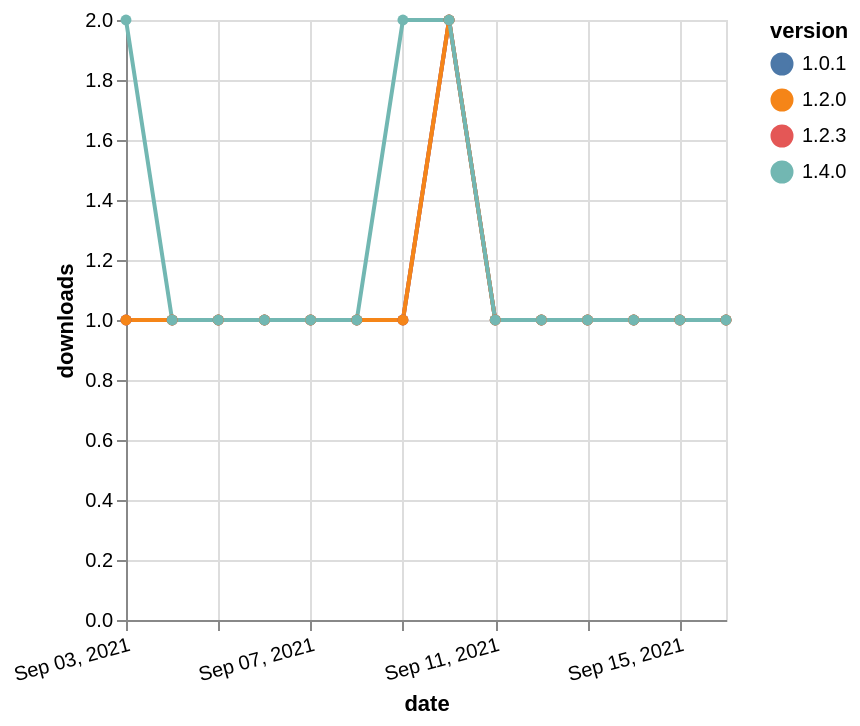

Write a Vega-Lite specification for this figure.
### Vega-Lite specification from a JSON file in a GitHub repository (floating-point values rounded to 4 significant figures)
{"$schema": "https://vega.github.io/schema/vega-lite/v5.json", "description": "A simple bar chart with embedded data.", "data": {"values": [{"date": "2021-09-03", "total": 163, "delta": 1, "version": "1.0.1"}, {"date": "2021-09-04", "total": 164, "delta": 1, "version": "1.0.1"}, {"date": "2021-09-05", "total": 165, "delta": 1, "version": "1.0.1"}, {"date": "2021-09-06", "total": 166, "delta": 1, "version": "1.0.1"}, {"date": "2021-09-07", "total": 167, "delta": 1, "version": "1.0.1"}, {"date": "2021-09-08", "total": 168, "delta": 1, "version": "1.0.1"}, {"date": "2021-09-09", "total": 169, "delta": 1, "version": "1.0.1"}, {"date": "2021-09-10", "total": 171, "delta": 2, "version": "1.0.1"}, {"date": "2021-09-11", "total": 172, "delta": 1, "version": "1.0.1"}, {"date": "2021-09-12", "total": 173, "delta": 1, "version": "1.0.1"}, {"date": "2021-09-13", "total": 174, "delta": 1, "version": "1.0.1"}, {"date": "2021-09-14", "total": 175, "delta": 1, "version": "1.0.1"}, {"date": "2021-09-15", "total": 176, "delta": 1, "version": "1.0.1"}, {"date": "2021-09-16", "total": 177, "delta": 1, "version": "1.0.1"}, {"date": "2021-09-03", "total": 128, "delta": 1, "version": "1.2.3"}, {"date": "2021-09-04", "total": 129, "delta": 1, "version": "1.2.3"}, {"date": "2021-09-05", "total": 130, "delta": 1, "version": "1.2.3"}, {"date": "2021-09-06", "total": 131, "delta": 1, "version": "1.2.3"}, {"date": "2021-09-07", "total": 132, "delta": 1, "version": "1.2.3"}, {"date": "2021-09-08", "total": 133, "delta": 1, "version": "1.2.3"}, {"date": "2021-09-09", "total": 134, "delta": 1, "version": "1.2.3"}, {"date": "2021-09-10", "total": 136, "delta": 2, "version": "1.2.3"}, {"date": "2021-09-11", "total": 137, "delta": 1, "version": "1.2.3"}, {"date": "2021-09-12", "total": 138, "delta": 1, "version": "1.2.3"}, {"date": "2021-09-13", "total": 139, "delta": 1, "version": "1.2.3"}, {"date": "2021-09-14", "total": 140, "delta": 1, "version": "1.2.3"}, {"date": "2021-09-15", "total": 141, "delta": 1, "version": "1.2.3"}, {"date": "2021-09-16", "total": 142, "delta": 1, "version": "1.2.3"}, {"date": "2021-09-03", "total": 147, "delta": 1, "version": "1.2.0"}, {"date": "2021-09-04", "total": 148, "delta": 1, "version": "1.2.0"}, {"date": "2021-09-05", "total": 149, "delta": 1, "version": "1.2.0"}, {"date": "2021-09-06", "total": 150, "delta": 1, "version": "1.2.0"}, {"date": "2021-09-07", "total": 151, "delta": 1, "version": "1.2.0"}, {"date": "2021-09-08", "total": 152, "delta": 1, "version": "1.2.0"}, {"date": "2021-09-09", "total": 153, "delta": 1, "version": "1.2.0"}, {"date": "2021-09-10", "total": 155, "delta": 2, "version": "1.2.0"}, {"date": "2021-09-11", "total": 156, "delta": 1, "version": "1.2.0"}, {"date": "2021-09-12", "total": 157, "delta": 1, "version": "1.2.0"}, {"date": "2021-09-13", "total": 158, "delta": 1, "version": "1.2.0"}, {"date": "2021-09-14", "total": 159, "delta": 1, "version": "1.2.0"}, {"date": "2021-09-15", "total": 160, "delta": 1, "version": "1.2.0"}, {"date": "2021-09-16", "total": 161, "delta": 1, "version": "1.2.0"}, {"date": "2021-09-03", "total": 115, "delta": 2, "version": "1.4.0"}, {"date": "2021-09-04", "total": 116, "delta": 1, "version": "1.4.0"}, {"date": "2021-09-05", "total": 117, "delta": 1, "version": "1.4.0"}, {"date": "2021-09-06", "total": 118, "delta": 1, "version": "1.4.0"}, {"date": "2021-09-07", "total": 119, "delta": 1, "version": "1.4.0"}, {"date": "2021-09-08", "total": 120, "delta": 1, "version": "1.4.0"}, {"date": "2021-09-09", "total": 122, "delta": 2, "version": "1.4.0"}, {"date": "2021-09-10", "total": 124, "delta": 2, "version": "1.4.0"}, {"date": "2021-09-11", "total": 125, "delta": 1, "version": "1.4.0"}, {"date": "2021-09-12", "total": 126, "delta": 1, "version": "1.4.0"}, {"date": "2021-09-13", "total": 127, "delta": 1, "version": "1.4.0"}, {"date": "2021-09-14", "total": 128, "delta": 1, "version": "1.4.0"}, {"date": "2021-09-15", "total": 129, "delta": 1, "version": "1.4.0"}, {"date": "2021-09-16", "total": 130, "delta": 1, "version": "1.4.0"}]}, "width": "container", "mark": {"type": "line", "point": {"filled": true}}, "encoding": {"x": {"field": "date", "type": "temporal", "timeUnit": "yearmonthdate", "title": "date", "axis": {"labelAngle": -15}}, "y": {"field": "delta", "type": "quantitative", "title": "downloads"}, "color": {"field": "version", "type": "nominal"}, "tooltip": {"field": "delta"}}}
